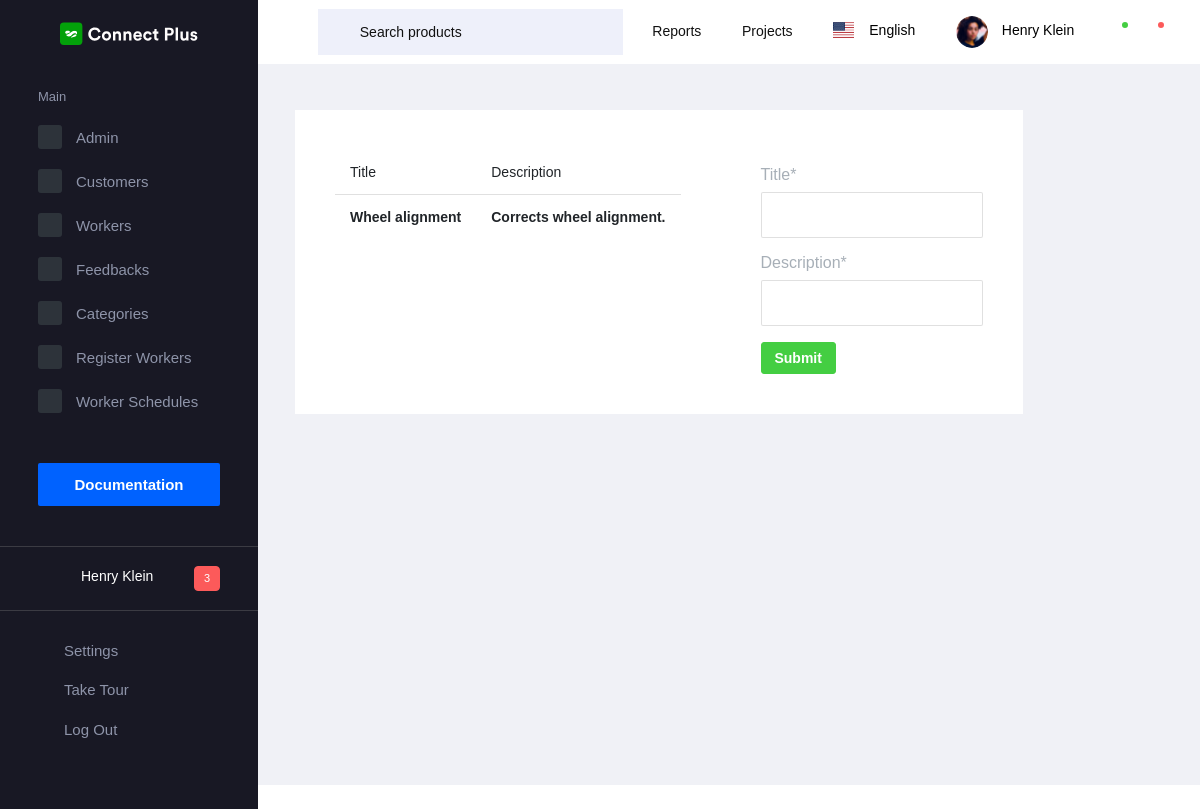
The app's page /category_register with its own data.
### app/models.py (models this page shows, shortened)
class WorkerCategory(models.Model):
    title = models.CharField(max_length=20)
    description = models.CharField(max_length=50)

### app/admin_views.py (the view)
# urls.py: path('category_register', admin_views.category_register, name="category_register"),
def category_register(request):
    category_form = WorkerCategoryForm()
    data = WorkerCategory.objects.all()
    if request.method == 'POST':
        category_form = WorkerCategoryForm(request.POST)
        if category_form.is_valid():
            category_form.save()
            return redirect('category_register')
    return render(request, 'admin/categories.html', {'category': category_form, 'data': data})

### app/forms.py
class WorkerCategoryForm(forms.ModelForm):
    class Meta:
        model = WorkerCategory
        fields = ("title", "description",)

### templates/admin/categories.html (shortened to what this page needs)
{% extends "admin/base_admin.html" %}
{%load crispy_forms_tags %}
{% block content %}
<div class="card">
  <div class="card-body">
      <table class="table">
                          <thead>
                            <tr>
                              <th scope="col">Title</th>
                              <th scope="col">Description</th>
                            </tr>
                          </thead>
                          <tbody>
                            {% for i in data %}
                            <tr>
                              <th scope="row">{{i.title}}</th>
                              <th scope="row">{{i.description}}</th>
                            </tr>
                            {% endfor %}
                          </tbody>
      </table>
  </div>
</div>
<div class="card">
  <div class="card-body">
      <form class="pt-3" method="post" enctype="multipart/form-data">
                  {{ category|crispy }}
                  <div class="mt-3">
                    <button type="submit" class="btn btn-sm btn-success">Submit</button>
                  </div>
      </form>
  </div>
</div>
{% endblock %}

### records on screen
WorkerCategory: title "Wheel alignment", description "Corrects wheel alignment."
